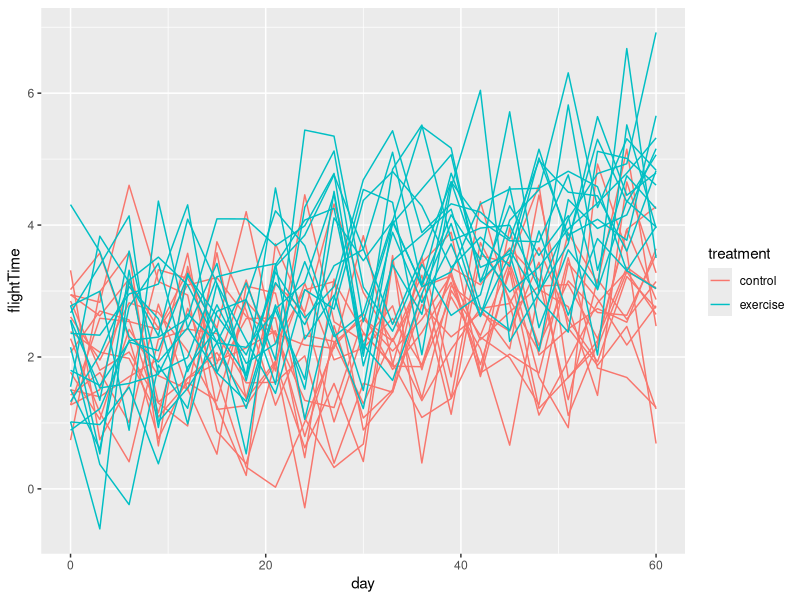
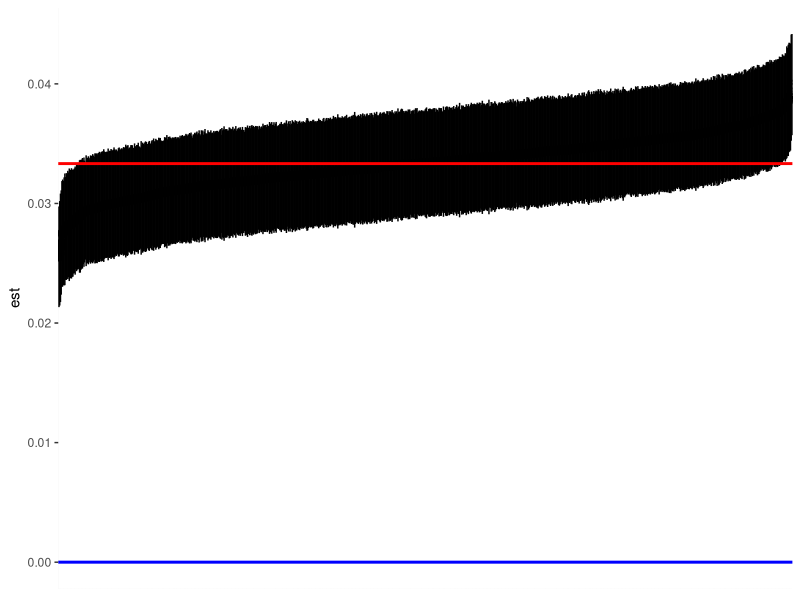

Source code (R) for these figures, in order:
library(glmmTMB)
library(dplyr)
library(purrr)
library(broom.mixed)
library(tidyverse)

set.seed(303)

n_per_group=15; days=seq(0, 60, by=3) 
n_groups <- 2

beta0=2; beta_day=(0.5/60); beta_daytreat=(2/60)


form0 <- ~ 1 + day + treatment:day 
form1 <- flightTime ~ 1 + day + treatment:day 

sdres=0.1

n_bats <- n_per_group*n_groups

sim <- function(n_per_group, days, beta0, beta_day, beta_daytreat
                ,sdres, ...
){
  batID <- as.factor(1:n_bats) 
  treatment <- as.factor(rep(c("control", "exercise"), each=n_per_group))
  tdat <- data.frame(batID, treatment) 
  dat1 <- expand.grid(batID=batID, day=days)
  flight_data_nore <- full_join(dat1, tdat, by="batID") 
  flightTime <- simulate_new(form0, 
                             nsim = 1,
                             newdata = flight_data_nore,
                             newparams = list(
                               beta = c(beta0, beta_day, beta_daytreat) 
                               , betad = log(sdres) 
                             )
  )
  
  flight_data_nore$flightTime <- flightTime[[1]] 
  return(flight_data_nore) 
}

s1 <- sim(n_per_group=n_per_group, days=days
          , beta0=beta0, beta_day=beta_day, beta_daytreat=beta_daytreat
          , sdres=sdres)

plot_sim <- function(flight_data_nore) {
  ggplot(flight_data_nore, aes(day, flightTime, colour = treatment)) +
    geom_line(aes(group=batID))
}
plot_sim(s1)

fit <- function(flight_data_nore){
  return(lm(form1 
                 , data=flight_data_nore
  ))
}

simCIs <- function(simfun, fitfun, ...){ 
  dat <- simfun(...) 
  fit <- fitfun(dat) 
  tt <- (tidy(fit, effects = "fixed", conf.int = TRUE) 
         %>% select(term, est = estimate, lwr = conf.low, upr = conf.high) 
         %>% mutate(across(where(is.character), factor)) 
  )
  return(tt) 
}


print(simCIs(simfun=sim, fitfun=fit
             , n_per_group=n_per_group, days=days
             , beta0=beta0, beta_day=beta_day, beta_daytreat=beta_daytreat
             ,sdres=sdres
))

nReps <- 1000

system.time(
  cis <- map_dfr(1:nReps, simCIs, .id="sim_flight" 
                 , .progress = interactive() 
                 , simfun=sim, fitfun=fit 
                 , n_per_group = n_per_group, days=days 
                 , beta0=beta0, beta_day=beta_day, beta_daytreat=beta_daytreat
                 , sdres=sdres
  )
)


summary(cis)

treatmentTrue_flightTime <- beta_daytreat 

dt_flight <- (cis
              %>% filter(term=="day:treatmentexercise") 
              %>% drop_na() 
)

dt_flight %>% summarize(
  toohigh=mean(lwr>treatmentTrue_flightTime) 
  , toolow=mean(upr<treatmentTrue_flightTime) 
  , ci_width=mean(upr-lwr) 
  , power = mean(lwr>0) 
)

dt_flight <- (dt_flight
              %>% mutate(across(sim_flight, ~ reorder(factor(.), est)))
)

no_x_axis <- theme(axis.title.x=element_blank(),
                   axis.text.x=element_blank(),
                   axis.ticks.x=element_blank())

gg1 <- ggplot(dt_flight, aes(sim_flight, est)) +
  geom_pointrange(aes(ymin = lwr, ymax = upr)) +
  no_x_axis +
  geom_hline(yintercept = beta_daytreat,
             colour = "red", linewidth = 1) +
  geom_hline(yintercept = 0,
             colour = "blue", linewidth = 1) + 
  expand_limits(x=0)

print(gg1)
